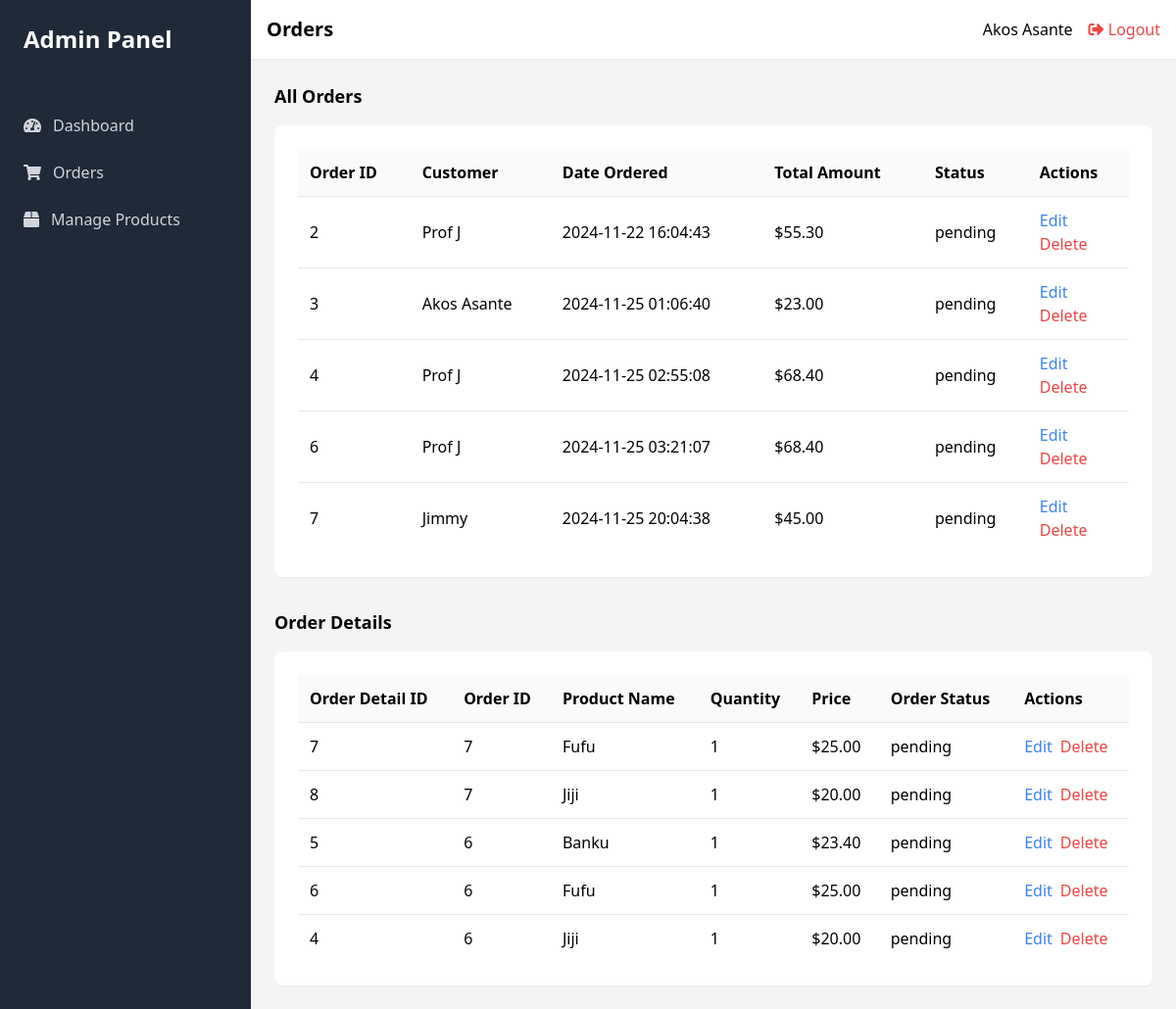
/view/manage_orders.php (signed in), run on the app's committed database.
### tables this page shows
CREATE TABLE `orders` (
  `order_id` int(11) NOT NULL,
  `user_id` int(11) NOT NULL,
  `date` datetime NOT NULL DEFAULT current_timestamp(),
  `total_amount` decimal(10,2) NOT NULL,
  `status` enum('pending','completed','collected','cancelled') NOT NULL DEFAULT 'pending'
);

CREATE TABLE `users` (
  `user_id` int(11) NOT NULL,
  `name` varchar(100) NOT NULL,
  `email` varchar(100) NOT NULL,
  `password` varchar(255) NOT NULL,
  `role` enum('administrator','inventory manager','sales personnel','customer') NOT NULL
);

CREATE TABLE `order_details` (
  `order_detail_id` int(11) NOT NULL,
  `order_id` int(11) NOT NULL,
  `product_id` int(11) NOT NULL,
  `qty` int(11) NOT NULL,
  `price` decimal(10,2) NOT NULL
);

CREATE TABLE `products` (
  `product_id` int(11) NOT NULL,
  `pname` varchar(100) NOT NULL,
  `description` text NOT NULL,
  `price` decimal(10,2) NOT NULL,
  `stock_qty` int(11) DEFAULT NULL
);

### controllers/order_controller.php (called while the page is built, shortened)
<?php
require_once("../classes/order_class.php");
function getOrdersController() {
    $orders = new Orders();
    return $orders->getOrders();
}
function getAllOrderDetailsController() {
    $order = new Orders();
    return $order->getAllOrderDetails();
}
?>

### classes/order_class.php (called while the page is built, shortened)
<?php
require_once ('../settings/db_class.php');
class Orders extends db_connection
{
    public function getAllOrderDetails() {
        $ndb = new db_connection();
        $sql = "SELECT `order_details`.`order_detail_id`, `orders`.`order_id`, `orders`.`status` AS order_status,
                        `order_details`.`qty`, `order_details`.`price`, `products`.`pname`
                FROM `order_details`
                JOIN `products` ON `order_details`.`product_id` = `products`.`product_id`
                JOIN `orders` ON `order_details`.`order_id` = `orders`.`order_id`
                ORDER BY `orders`.`date` DESC";
        if ($ndb->db_query($sql)) {
            $order_details = $ndb->db_fetch_all();
            return $order_details ? $order_details : [];
        } else {
            error_log("Error retrieving order details: " . mysqli_error($ndb->db_conn()));
            return [];
        }
    }
    function getOrders() {
        $ndb = new db_connection();
        $sql = "SELECT `orders`.*, `users`.`name` FROM `orders`
                JOIN `users` ON `orders`.`user_id` = `users`.`user_id`";
        $result = mysqli_query($ndb->db_conn(), $sql);
        $orders = array();
        if ($result && mysqli_num_rows($result) > 0) {
            while ($row = mysqli_fetch_assoc($result)) {
                $orders[] = $row;
            }
        }
        return $orders;
    }
}
?>

### settings/db_class.php (called while the page is built, shortened)
<?php
if (!class_exists('db_connection')) {
	class db_connection
	{
		public $db = null;
		public $results = null;
		function db_connect()
		{
			$this->db = mysqli_connect(SERVER, USERNAME, PASSWORD, DATABASE);
			if (mysqli_connect_errno()) {
				return false;
			} else {
				return true;
			}
		}
		function db_conn()
		{
			$this->db = mysqli_connect(SERVER, USERNAME, PASSWORD, DATABASE);
			if (mysqli_connect_errno()) {
				return false;
			} else {
				return $this->db;
			}
		}
		function db_query($sqlQuery)
		{
			$this->results = mysqli_query($this->db, $sqlQuery);
			if ($this->results == false) {
				return false;
			} else {
				return true;
			}
		}
		function db_fetch_all()
		{
			return mysqli_fetch_all($this->results, MYSQLI_ASSOC);
		}
	}
}
?>

### view/manage_orders.php (the view, shortened to what this page needs)
<?php
$role = $_SESSION['user_role'];
require_once('../controllers/order_controller.php');
$orders = getOrdersController();
$order_details = getAllOrderDetailsController();
?>
<!DOCTYPE html>
<html lang="en">
<head>
    <link href="https://cdn.jsdelivr.net/npm/tailwindcss@2.2.16/dist/tailwind.min.css" rel="stylesheet">
    <link rel="stylesheet" href="https://cdnjs.cloudflare.com/ajax/libs/font-awesome/5.15.3/css/all.min.css">
</head>
<body>
    <div class="flex h-screen bg-gray-100">
        <div class="w-64 bg-gray-800">
            <div class="p-6">
                <h1 class="text-2xl font-bold text-white">Admin Panel</h1>
            </div>
            <nav class="mt-6">
                <a href="admin.php" class="flex items-center py-3 px-6 text-gray-300 hover:bg-gray-700 hover:text-white transition-all duration-200">
                    <i class="fas fa-tachometer-alt mr-3"></i> Dashboard
                </a>
                <?php if ($role === 'administrator' || $role === 'sales personnel' || $role === 'inventory manager') { ?>
                    <a href="manage_orders.php" class="flex items-center py-3 px-6 text-gray-300 hover:bg-gray-700 hover:text-white transition-all duration-200">
                        <i class="fas fa-shopping-cart mr-3"></i> Orders
                    </a>
                <?php } ?>
                <?php if ($role === 'administrator' || $role === 'sales personnel' || $role === 'inventory manager') { ?>
                    <a href="manage_products.php" class="flex items-center py-3 px-6 text-gray-300 hover:bg-gray-700 hover:text-white transition-all duration-200">
                        <i class="fas fa-box mr-3"></i> Manage Products
                    </a>
                <?php } ?>
            </nav>
        </div>
        <div class="flex-1 overflow-x-hidden overflow-y-auto">
            <header class="bg-white shadow-sm p-4">
                <div class="flex items-center justify-between">
                    <h2 class="text-xl font-semibold">Orders</h2>
                    <div class="flex items-center">
                        <span class="mr-4"><?php echo $_SESSION['user_name']; ?></span>
                        <a href="../actions/logout_action.php" class="text-red-500 hover:text-red-700">
                            <i class="fas fa-sign-out-alt"></i> Logout
                        </a>
                    </div>
                </div>
            </header>
            <main class="p-6">
                <div class="flex justify-between items-center mb-4">
                    <h3 class="text-lg font-semibold">All Orders</h3>
                </div>
                <div class="bg-white p-6 rounded-lg shadow-sm">
                    <table class="w-full">
                        <thead>
                            <tr class="bg-gray-50">
                                <th class="p-3 text-left">Order ID</th>
                                <th class="p-3 text-left">Customer</th>
                                <th class="p-3 text-left">Date Ordered</th>
                                <th class="p-3 text-left">Total Amount</th>
                                <th class="p-3 text-left">Status</th>
                                <?php if ($role === 'administrator' || $role === 'sales personnel') { ?>
                                    <th class="p-3 text-left">Actions</th>
                                <?php } ?>
                            </tr>
                        </thead>
                        <tbody>
                            <?php foreach ($orders as $order) { ?>
                                <tr class="border-t">
                                    <td class="p-3"><?php echo $order['order_id']; ?></td>
                                    <td class="p-3"><?php echo $order['name']; ?></td>
                                    <td class="p-3"><?php echo $order['date']; ?></td>
                                    <td class="p-3">$<?php echo $order['total_amount']; ?></td>
                                    <td class="p-3"><?php echo $order['status']; ?></td>
                                    <?php if ($role === 'administrator' || $role === 'sales personnel') { ?>
                                        <td class="p-3">
                                            <form action="edit_order.php" method="POST">
                                                <button class="text-blue-500">Edit</button>
                                            </form>
                                            <form action="../actions/delete_order_action.php" method="POST">
                                                <button class="text-red-500">Delete</button>
                                            </form>
                                        </td>
                                    <?php } ?>
                                </tr>
                            <?php } ?>
                        </tbody>
                    </table>
                </div>
                <div class="mt-8">
                    <h3 class="text-lg font-semibold mb-4">Order Details</h3>
                    <div class="bg-white p-6 rounded-lg shadow-sm">
                        <table class="w-full">
                            <thead>
                                <tr class="bg-gray-50">
                                    <th class="p-3 text-left">Order Detail ID</th>
                                    <th class="p-3 text-left">Order ID</th>
                                    <th class="p-3 text-left">Product Name</th>
                                    <th class="p-3 text-left">Quantity</th>
                                    <th class="p-3 text-left">Price</th>
                                    <th class="p-3 text-left">Order Status</th>
                                    <?php if ($role === 'administrator' || $role === 'sales personnel') { ?>
                                        <th class="p-3 text-left">Actions</th>
                                    <?php } ?>
                                </tr>
                            </thead>
                            <tbody>
                                <?php foreach ($order_details as $detail) { ?>
                                    <tr class="border-t">
                                        <td class="p-3"><?php echo $detail['order_detail_id']; ?></td>
                                        <td class="p-3"><?php echo $detail['order_id']; ?></td>
                                        <td class="p-3"><?php echo $detail['pname']; ?></td>
                                        <td class="p-3"><?php echo $detail['qty']; ?></td>
                                        <td class="p-3">$<?php echo $detail['price']; ?></td>
                                        <td class="p-3"><?php echo $detail['order_status']; ?></td>
                                        <?php if ($role === 'administrator' || $role === 'sales personnel') { ?>
                                            <td class="p-3 flex space-x-2">
                                                <form action="edit_order_detail.php" method="POST">
                                                    <button class="text-blue-500">Edit</button>
                                                </form>
                                                <form action="../actions/delete_order_detail_action.php" method="POST">
                                                    <button class="text-red-500">Delete</button>
                                                </form>
                                            </td>
                                        <?php } ?>
                                    </tr>
                                <?php } ?>
                            </tbody>
                        </table>
                    </div>
                </div>
            </main>
        </div>
    </div>
</body>
</html>

### data on the page
orders: order_id "2", user.name "Prof J", date "2024-11-22 16:04:43", total_amount "55.30", status "pending"
orders: order_id "3", user.name "Akos Asante", date "2024-11-25 01:06:40", total_amount "23.00", status "pending"
orders: order_id "4", user.name "Prof J", date "2024-11-25 02:55:08", total_amount "68.40", status "pending"
orders: order_id "6", user.name "Prof J", date "2024-11-25 03:21:07", total_amount "68.40", status "pending"
orders: order_id "7", user.name "Jimmy", date "2024-11-25 20:04:38", total_amount "45.00", status "pending"
order_details: order_detail_id "7", order.order_id "7", product.pname "Fufu", qty "1", price "25.00", order.status "pending"
order_details: order_detail_id "8", order.order_id "7", product.pname "Jiji", qty "1", price "20.00", order.status "pending"
order_details: order_detail_id "5", order.order_id "6", product.pname "Banku", qty "1", price "23.40", order.status "pending"
order_details: order_detail_id "6", order.order_id "6", product.pname "Fufu", qty "1", price "25.00", order.status "pending"
order_details: order_detail_id "4", order.order_id "6", product.pname "Jiji", qty "1", price "20.00", order.status "pending"

### other printed values
$_SESSION['user_name'] "Akos Asante"
